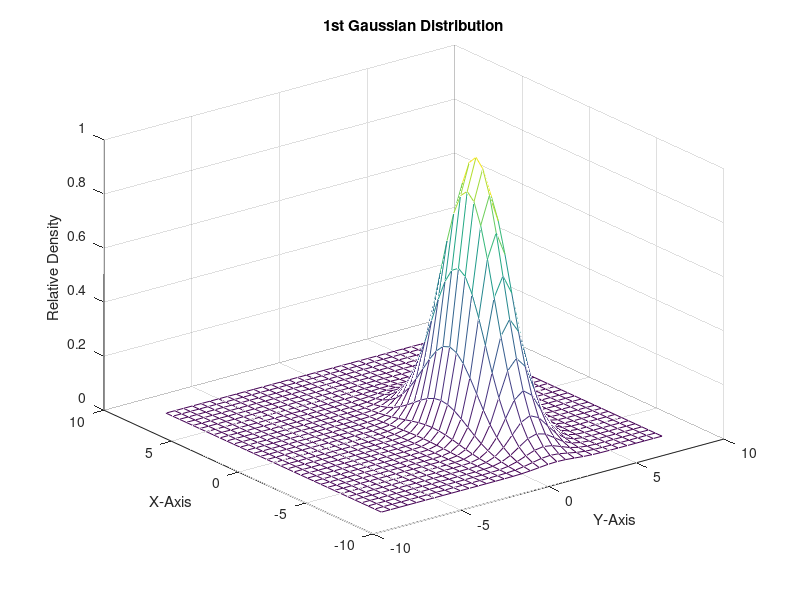
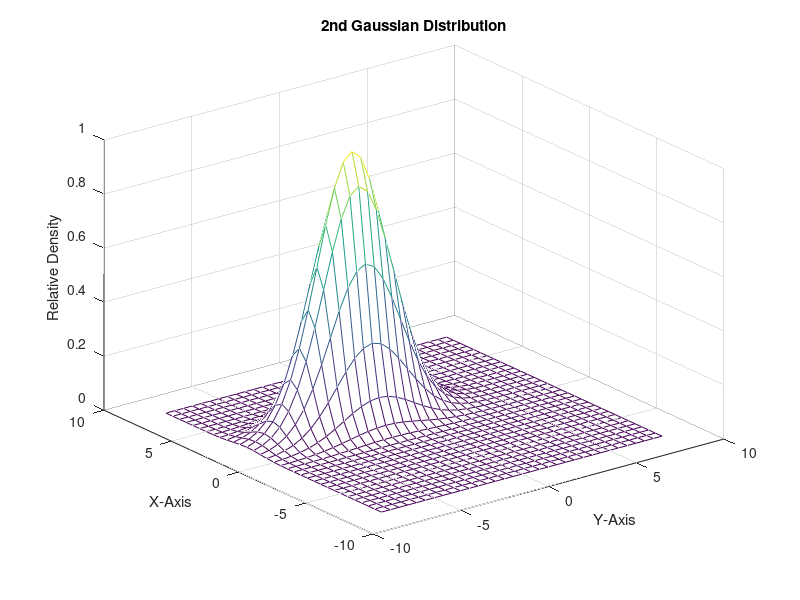
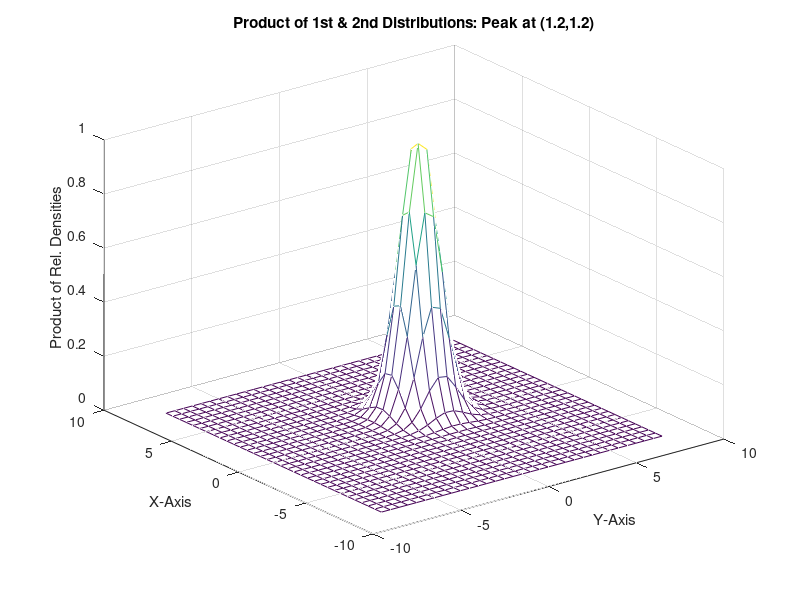
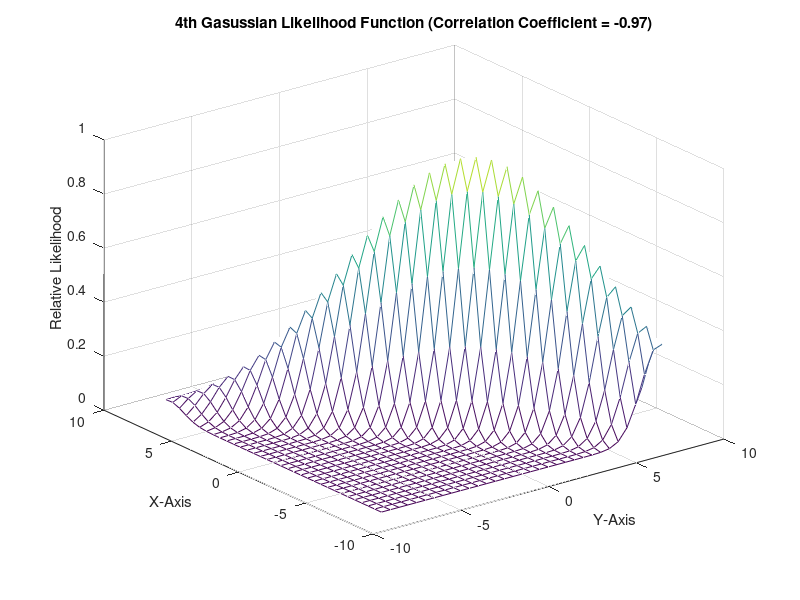

MATLAB code to generate these figures, in order:
% pwprod.m
%
% Demonstration of pointwise products of Gaussian probability densities
% and Gaussian likelihood functions, showing that the product functions
% are "Gaussian-like," and calculating the theoretical parameters of
% the resulting aleged Gaussian density functions.
%
% Calculates the information matrices and means of the pointwise products.
%
% Displays the means in the title on the pointwise product plots.
%
% Displayed mean should be at the peak value of the pointwise product.
%
% Generates six plots:
%    1. Gaussian likelihood function with mean [-2;2]
%       and information matrix [1/4,0;0,1], for which
%       covariance matrix would be [4,0;0,1].
%    2. Gaussian likelihood function with mean [2;-2]
%       and information matrix [1,0;0,1/4], for which
%       covariance matrix would be [1,0;0,4].
%    3. Pointwise product of (1) and (2), which should
%       have information matrix
%       [1/4,0;0,1]+[1,0;0,1/4] = [5/4,0;0,5/4]
%       and mean
%       [5/4,0;0,5/4]\([1/4,0;0,1]*[-2;2]+[1,0;0,1/4]*[2;-2])
%    4. Gaussian likelihood function with mean [-2;2]
%       and information matrix [1,.97;.97,1], for which covariance
%       matrix would be [16.9205,-16.4129;-16.4129,16.9205] and
%       correlation coefficient would be -0.97.
%       The distribution should be elongate in the [1,-1]-direction.
%    5. Gaussian likelihood function with mean [2;-2]
%       and information matrix [1,-1;-1,1].  THIS IS A DEGENERATE
%       INFORMATION MATRIX, WITH RANK = 1.  IT HAS NO COVARIANCE
%       MATRIX.  All values in the [1,1] direction should be equally
%       likely, and the plot should show a ridge of constant height
%       in that direction.
%    6. Pointwise product of (1) and (2), which should
%       have information matrix
%       [1,.97;.97,1]+[1,-1;-1,1] = [2,-0.03;-0.03,2]
%       and mean
%       [2,-0.03;-0.03,2]\([1,.97;.97,1]*[-2;2]+[1,-1;-1,1]*[2;-2])
% Plots are in left-handed matrix plot coordinates.
%
clear all
close all
x=(-8:.5:8);
y=x;
%
% First Gaussian likelihood function parameters
%
mu1 = [-2;2];      % mean
Y1  = [1/4,0;0,1]; % information matrix
%
% Second Gaussian likelihood function parameters
%
mu2 = [2;-2];      % mean
Y2  = [1,0;0,1/4];
%
% Third Gaussian likelihood function parameters
% CALCULATED, BUT NOT USED
%
Y3  = Y1+Y2;              % information matrix
mu3 = Y3\(Y1*mu1+Y2*mu2); % mean
%
% Fourth Gaussian likelihood function parameters
%
mu4 = [-2;2];        % mean
Y4  = [1,.97;.97,1]; % information matrix
%
% Fifth Gaussian likelihood function parameters
%
mu5 = [2;-2];      % mean
Y5  = [1,-1;-1,1]; % information matrix
%
% Sixth Gaussian likelihood function parameters
% CALCULATED, BUT NOT USED
%
Y6  = Y4+Y5;              % information matrix
mu6 = Y6\(Y4*mu4+Y5*mu5); % mean
%
for i=1:33,
   for j=1:33,
      H1(i,j) = exp(-[x(i)-mu1(1);y(j)-mu1(2)]'*Y1*[x(i)-mu1(1);y(j)-mu1(2)]/2);
      H2(i,j) = exp(-[x(i)-mu2(1);y(j)-mu2(2)]'*Y2*[x(i)-mu2(1);y(j)-mu2(2)]/2);
      H4(i,j) = exp(-[x(i)-mu4(1);y(j)-mu4(2)]'*Y4*[x(i)-mu4(1);y(j)-mu4(2)]/2);
      H5(i,j) = exp(-[x(i)-mu5(1);y(j)-mu5(2)]'*Y5*[x(i)-mu5(1);y(j)-mu5(2)]/2);
   end;
end;
figure;
mesh(x,y,H1);
title('1st Gaussian Distribution');
xlabel('Y-Axis');
ylabel('X-Axis');
zlabel('Relative Density');
figure;
mesh(x,y,H2);
title('2nd Gaussian Distribution');
xlabel('Y-Axis');
ylabel('X-Axis');
zlabel('Relative Density');
figure;
mesh(x,y,H1.*H2/max(max(H1.*H2))); % pointwise product
title(['Product of 1st & 2nd Distributions: Peak at (',num2str(mu3(1)),',',num2str(mu3(2)),')']);
xlabel('Y-Axis');
ylabel('X-Axis');
zlabel('Product of Rel. Densities');
figure;
mesh(x,y,H4);
title('4th Gasussian Likelihood Function (Correlation Coefficient = -0.97)');
xlabel('Y-Axis');
ylabel('X-Axis');
zlabel('Relative Likelihood');
figure;
mesh(x,y,H5);
title('5th Gaussian Likelihood Function (Singular Information Matrix)');
xlabel('Y-Axis');
ylabel('X-Axis');
zlabel('Relative Likelihood');
figure;
mesh(x,y,H4.*H5/max(max(H4.*H5))); % pointwise product
title(['Product of 4th & 5th Likelihoods: Peak at (',num2str(mu6(1)),',',num2str(mu6(2)),')']);
xlabel('Y-Axis');
ylabel('X-Axis');
zlabel('Relative Likelihood');
